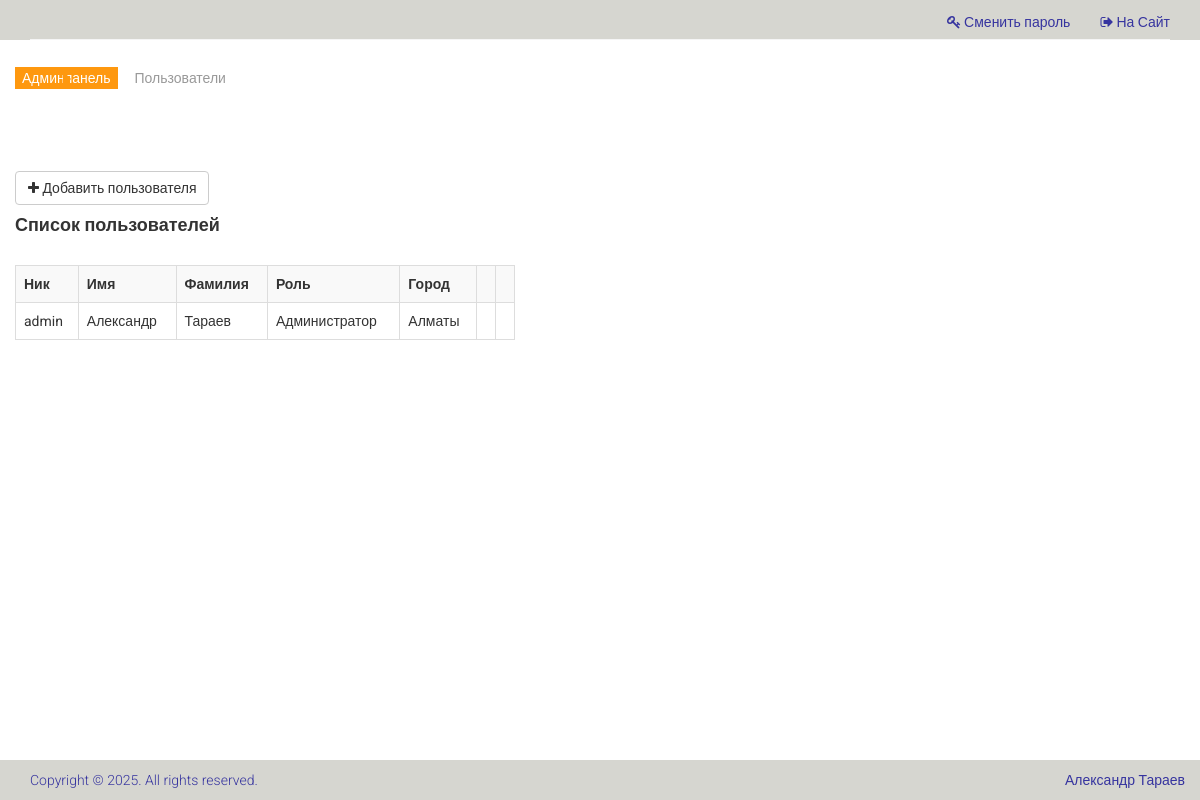
Page /admin/user on the committed database.
### tables this page shows
create table SS_AT_ADM_USERS
(
   ID_USER              int not null AUTO_INCREMENT,
   ID_CITY              int,
   ID_ROLE              int,
   NAME_USER            varchar(20) not null,
   USER_FIRSTNAME       varchar(60) not null,
   USER_LASTNAME        varchar(20),
   PWD_USER             varchar(255) not null,
   USER_CIF             varchar(50) not null,
   USER_IV              varchar(100) not null,
   USER_KEY             varchar(100) not null,
   primary key (ID_USER)
);

create table SS_AT_ADM_ROLES
(
   ID_ROLE              int not null AUTO_INCREMENT,
   NAME_ROLE            varchar(255),
   primary key (ID_ROLE)
);

create table SS_SPR_CITY
(
   ID_CITY              int not null AUTO_INCREMENT,
   NAME_CITY            varchar(100) not null,
   primary key (ID_CITY)
);

### configs/routes.php (called while the page is built)
<?php
    return array(
        'admin/inventory/new' => 'adminInventory/new',
        'admin/inventory/last' => 'adminInventory/last',
        'admin/type/create' => 'adminType/create',
        'admin/type/update/([0-9]+)' => 'adminType/update/$1',
        'admin/type' => 'adminType/index',
        'admin/eq/create' => 'adminEq/create',
        'admin/eq/update/([0-9]+)' => 'adminEq/update/$1',
        'admin/eq/delete/([0-9]+)' => 'adminEq/delete/$1',
        'admin/eq' => 'adminEq/index',
        'admin/user/create' => 'adminUser/create',
        'admin/user/update/([0-9]+)' => 'adminUser/update/$1',
        'admin/user/delete/([0-9]+)' => 'adminUser/delete/$1',
        'admin/user' => 'adminUser/index',
        'admin/field' => 'admin/field',
        'admin/pwd' => 'admin/pwd',
        'admin' => 'admin/index',
        'repair/in' => 'repair/in',
        'repair/need' => 'repair/need',
        'skl/goout' => 'skl/goout',
        'skl/comein' => 'skl/comein',
        'projects/new/addplace' => 'projects/addplace',
        'projects/new' => 'projects/new',
        'projects/ord/([0-9]+)/([0-9]+)' => 'projects/ord/$1/$2',
        'projects/tours' => 'projects/tours',
        'login' => 'site/login',
        'logout' => 'site/logout',
        'index.php' => 'site/index',
        '' => 'site/index',
    );
?>

### controllers/AdminUserController.php (called while the page is built, shortened)
<?php
    include_once ROOT . '/models/User.php';
    class AdminUserController extends AdminBase {
        public function actionIndex() {
            $usersList = User::getUsersList();
            require_once(ROOT . '/views/admin_user/index.php');
            return true;
        }
    }
?>

### index.php (called while the page is built, shortened)
<?php
    $router = new Router();
    $router->run();
?>

### db/connect.php (called while the page is built, shortened)
<?php
    class DB {
        public $host = 'localhost';
        public $db = 'ss';
        public $user = 'alex';
        public $pwd = 'Ale20X10v19T1964_ex10';
        public function executeQry($qry, $idx) {
            $db = mysqli_connect($this->host, $this->user, $this->pwd, $this->db)
                or die("Ошибка " . mysqli_error($db));
            $result = mysqli_query($db, $qry)
                or die("Ошибка " . mysqli_error($db));
            $i = 0;
            switch ($idx) {
                    case 5:
                        $returnList = array();
                        while ($row = mysqli_fetch_row($result)) {
                            $returnList[$i]['id_user'] = $row[0];
                            $returnList[$i]['name_user'] = $row[1];
                            $returnList[$i]['user_firstname'] = $row[2];
                            $returnList[$i]['user_lastname'] = $row[3];
                            $returnList[$i]['name_role'] = $row[4];
                            $returnList[$i]['name_city'] = $row[5];
                            $i++;
                        }
                        break;
            }
            return $returnList;
        }
    }
?>

### models/User.php (called while the page is built, shortened)
<?php
    class User {
        public static function getUsersList() {
            include_once ROOT . '/db/connect.php';
            $db = new DB();
            $sql = "SELECT a.id_user, a.name_user, a.user_firstname, a.user_lastname, b.name_role, c.name_city
                FROM ss_at_adm_users a, SS_AT_ADM_ROLES b, ss_spr_city c WHERE a.ID_ROLE = b.ID_ROLE AND a.id_city = c.id_city ORDER BY c.name_city";
            return $db->executeQry($sql, 5);
        }
    }
?>

### views/admin_user/index.php (the view, shortened to what this page needs)
<?php include ROOT . '/views/layouts/header_admin.php'; ?>
<section>
    <div class="container">
        <div class="row">
            <br/>
            <div class="breadcrumbs">
                <ol class="breadcrumb">
                    <li><a href="/admin">Админпанель</a></li>
                    <li class="active">Пользователи</li>
                </ol>
            </div>
            <a href="/admin/user/create" class="btn btn-default back"><i class="fa fa-plus"></i> Добавить пользователя</a>
            <h4>Список пользователей</h4>
            <br/>
            <table class="table-bordered table-striped table table__users">
                <tr>
                    <th>Ник</th>
                    <th>Имя</th>
                    <th>Фамилия</th>
                    <th>Роль</th>
                    <th>Город</th>
                    <th></th>
                    <th></th>
                </tr>
                <?php foreach ($usersList as $user): ?>
                    <tr>
                        <td><?php echo $user['name_user']; ?></td>
                        <td><?php echo $user['user_firstname']; ?></td>
                        <td><?php echo $user['user_lastname']; ?></td>
                        <td><?php echo $user['name_role']; ?></td>
                        <td><?php echo $user['name_city']; ?></td>
                        <td>
                        </td>
                        <td>
                        </td>
                    </tr>
                <?php endforeach; ?>
            </table>
        </div>
    </div>
</section>
<?php include ROOT . '/views/layouts/footer.php'; ?>

### components/Router.php (shortened to what this page needs)
<?php
    class Router {
        private $routes;
        public function __construct() {
            $routesPath = ROOT . '/configs/routes.php';
            $this->routes = include($routesPath);
        }
        private function getURI() {
            if(!empty($_SERVER['REQUEST_URI'])) {
                return trim($_SERVER['REQUEST_URI'], '/');
            }
        }
        public function run() {
            $uri = $this->getURI();
            foreach ($this->routes as $uriPattern => $path) {
                if(preg_match("~$uriPattern~", $uri)) {
                    $internalRoute = preg_replace("~$uriPattern~", $path, $uri);
                    $segments = explode('/', $internalRoute);
                    $controllerName = array_shift($segments) . 'Controller';
                    $actionName = 'action' . ucfirst(array_shift($segments));
                    $parameters = $segments;
                    $controllerObject = new $controllerName;
                        $result = call_user_func_array(array($controllerObject, $actionName), $parameters);
                    if ($result != null) {
                        break;
                    }
                }
            }
        }
    }
?>

### css/main.css (style rules this page uses)
body { font-family: 'Roboto', sans-serif; position: relative; font-weight:400; }
.container { min-width: 80vw; }
a { -webkit-transition: 300ms; -moz-transition: 300ms; -o-transition: 300ms; transition: 300ms; }
h1, h2, h3, h4, h5, h6 { font-family: 'Roboto', sans-serif; font-weight: 700; }
.table__users { width: 500px; }
.breadcrumbs { position: relative; }
.breadcrumbs .breadcrumb { background:transparent; margin-bottom: 75px; padding-left: 0; }
.breadcrumbs .breadcrumb li a { background:#FE980F; color: #FFFFFF; padding: 3px 7px; }
.breadcrumbs .breadcrumb li a:after { content:""; height:auto; width: auto; border-width: 8px; border-style: solid; border-color:transparent transparent transparent #FE980F; position: absolute; top: 11px; left:48px; }
.breadcrumbs .breadcrumb > li + li:before { content: " "; }

### rows in the picture
ss_at_adm_users: NAME_USER "admin", USER_FIRSTNAME "Александр", USER_LASTNAME "Тараев", ID_ROLE.NAME_ROLE "Администратор", ID_CITY.NAME_CITY "Алматы"
